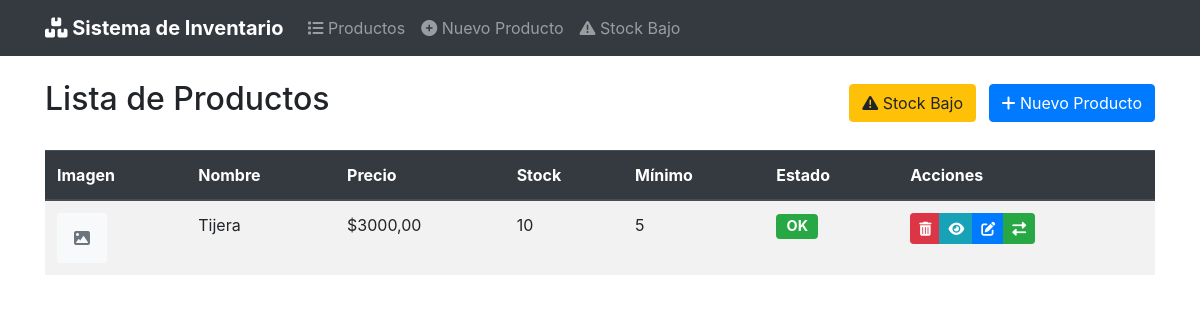
/, run on an earlier commit of the app's database.
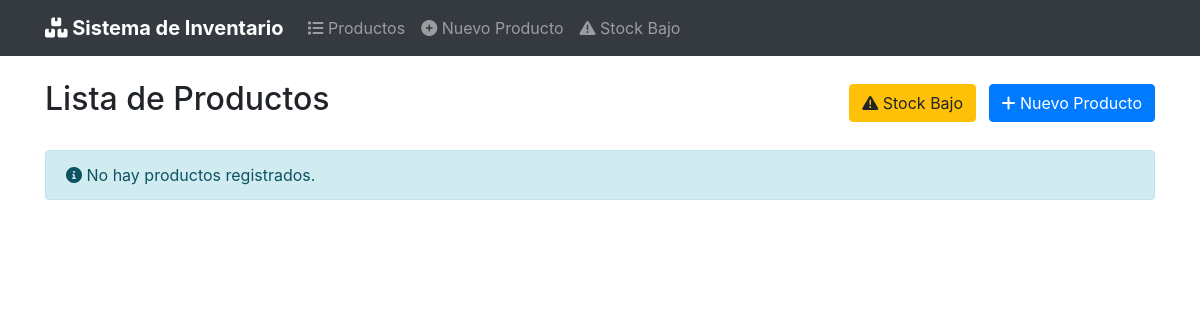
And on a later commit of the database.
### productos/models.py (models this page shows, shortened)
class Producto(models.Model):
    nombre = models.CharField("Nombre", max_length=50)
    descripcion = models.CharField("Descripcion", max_length=200)
    precio = models.DecimalField("Precio", max_digits=10, decimal_places=2)
    sku = models.CharField("sku", max_length=20, unique=True)
    stock = models.IntegerField(default=0)
    stock_minimo = models.IntegerField(default=5, verbose_name="Stock Minimo")
    imagen = models.ImageField(
        "Imagen",
        upload_to=get_image_path,
        validators=[validate_image_size],
        blank=True,
        null=True,
        help_text="Formatos permitidos: jpg, png, gif. Tamaño maximo: 5MB"
    )
    fecha_creacion = models.DateTimeField("Fecha de creacion", auto_now_add=True)
    fecha_actualizacion = models.DateTimeField("Fecha de creacion", auto_now=True)
    class Meta:
        verbose_name = 'Producto'
        verbose_name_plural = 'Productos'
        ordering = ['nombre']
    @property
    def necesita_reposicion(self):
        return self.stock < self.stock_minimo

### productos/views.py (the view)
# urls.py: path('', views.ProductoListView.as_view(), name='producto_list'),
class ProductoListView(ListView):
    model = Producto
    template_name = "producto/producto_list.html"
    context_object_name = "productos"
    def get_queryset(self):
        queryset = super().get_queryset()
        stock_bajo = self.request.GET.get('stock_bajo')
        if stock_bajo:
            queryset = queryset.filter(stock__lt=F("stock_minimo"))
        return queryset.order_by("nombre")
    def get_context_data(self, **kwargs):
        context = super().get_context_data(**kwargs)
        context["stock_bajo"] = self.request.GET.get("stock_bajo")
        return context
    def get(self, request, *args, **kwargs):
        response = super().get(request, *args, **kwargs)
        if not self.get_queryset().exists():
            messages.info(request, "No hay productos disponibles.")
        return response

### templates/productos/producto_list.html (shortened to what this page needs)
{% extends 'productos/base.html' %}
{% load bootstrap4 %}
{% block header %}Lista de Productos{% endblock %}
{% block extra_buttons %}
<div>
    <a href="{% url 'productos:stock_bajo_list' %}" class="btn btn-warning mr-2">
        <i class="fas fa-exclamation-triangle"></i> Stock Bajo
    </a>
    <a href="{% url 'productos:producto_create' %}" class="btn btn-primary">
        <i class="fas fa-plus"></i> Nuevo Producto
    </a>
</div>
{% endblock %}
{% block content %}
{% if productos %}
<div class="table-responsive">
    <table class="table table-striped table-hover">
        <thead class="thead-dark">
            <tr>
                <th>Imagen</th>
                <th>Nombre</th>
                <th>Precio</th>
                <th>Stock</th>
                <th>Mínimo</th>
                <th>Estado</th>
                <th>Acciones</th>
            </tr>
        </thead>
        <tbody>
            {% for producto in productos %}
            <tr class="{% if producto.necesita_reposicion %}table-warning{% endif %}">
                <td>
                    {% if producto.imagen %}
                        <img src="{{ producto.imagen.url }}" alt="{{ producto.nombre }}" class="product-img rounded">
                    {% else %}
                        <div class="product-img bg-light d-flex align-items-center justify-content-center rounded">
                            <i class="fas fa-image text-muted"></i>
                        </div>
                    {% endif %}
                </td>
                <td>{{ producto.nombre }}</td>
                <td>${{ producto.precio }}</td>
                <td>
                    {{ producto.stock }}
                </td>
                <td>{{ producto.stock_minimo }}</td>
                <td>
                    {% if producto.necesita_reposicion %}
                        <span class="badge badge-warning badge-lg">Bajo</span>
                    {% else %}
                        <span class="badge badge-success badge-lg">OK</span>
                    {% endif %}
                </td>
                <td>
                    <div class="btn-group btn-group-sm">
                        <a href="{% url 'productos:producto_confirm_delete' producto.pk %}" class="btn btn-danger" title ="Eliminar">
                            <i class="fas fa-trash-alt"></i>
                        </a>
                        <a href="{% url 'productos:producto_detail' producto.pk %}" class="btn btn-info" title="Ver detalle">
                            <i class="fas fa-eye"></i>
                        </a>
                        <a href="{% url 'productos:producto_form' producto.pk %}" class="btn btn-primary" title="Editar">
                            <i class="fas fa-edit"></i>
                        </a>
                        <a href="{% url 'productos:producto_movimiento_form' producto.pk %}" class="btn btn-success" title="Movimiento">
                            <i class="fas fa-exchange-alt"></i>
                        </a>
                    </div>
                </td>
            </tr>
            {% endfor %}
        </tbody>
    </table>
</div>
{% else %}
<div class="alert alert-info">
    <i class="fas fa-info-circle"></i> No hay productos registrados.
</div>
{% endif %}
{% endblock %}

What changed in the data, as far as the page shows it:
removed Producto: nombre "Tijera", precio "3000,00", stock "10", stock_minimo "5", shows "OK"
Also different on the page:
text no longer shown: "Imagen Nombre Precio Stock Mínimo Estado Acciones"
text now shown: "No hay productos registrados."
